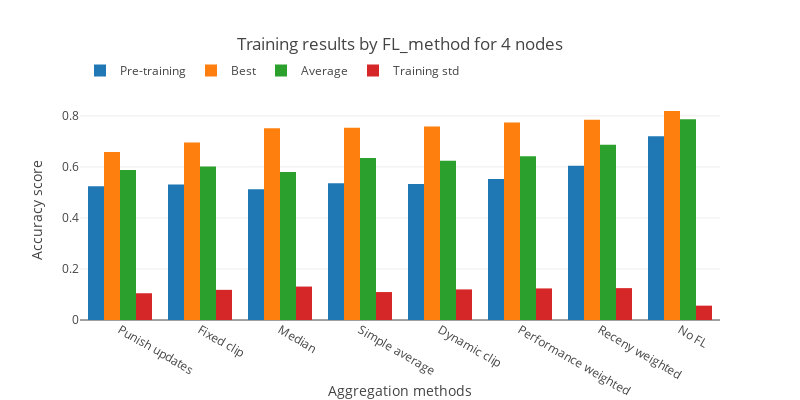

Notebook code cell kept with this figure:
### Code cell
fig=go.Figure()
fig.add_trace(go.Bar(x=processed_aggregation_names, y=total_average_pre_training,name="Pre-training"))
fig.add_trace(go.Bar(x=processed_aggregation_names, y=total_average_best_score,name="Best"))
fig.add_trace(go.Bar(x=processed_aggregation_names, y=total_average_average_scores,name="Average"))
fig.add_trace(go.Bar(x=processed_aggregation_names, y=total_average_std_scores,name="Training std"))
fig.update_layout(template="none", title=f"Training results by {plot_file_term} for {NODE_COUNT} nodes",
                  width=800,height=400,legend=dict( orientation="h",y=1.2))
fig.update_xaxes(title="Aggregation methods")
fig.update_yaxes(title="Accuracy score")
fig.write_image(f"./../figs/Training_results_by_{plot_file_term}_{NODE_COUNT}_nodes.svg")
fig.show()

### Figure 1 — Plotly figure (JSON) as saved in the notebook; plotly's stock layout.template omitted (floating-point values rounded to 4 significant figures)
{"data": [{"name": "Pre-training", "type": "bar", "x": ["Punish updates", "Fixed clip", "Median", "Simple average", "Dynamic clip", "Performance weighted", "Receny weighted", "No FL"], "y": [0.5247, 0.531, 0.5123, 0.5357, 0.5333, 0.5531, 0.6049, 0.7206]}, {"name": "Best", "type": "bar", "x": ["Punish updates", "Fixed clip", "Median", "Simple average", "Dynamic clip", "Performance weighted", "Receny weighted", "No FL"], "y": [0.6586, 0.6954, 0.7514, 0.7532, 0.7586, 0.7737, 0.785, 0.8192]}, {"name": "Average", "type": "bar", "x": ["Punish updates", "Fixed clip", "Median", "Simple average", "Dynamic clip", "Performance weighted", "Receny weighted", "No FL"], "y": [0.5875, 0.602, 0.58, 0.6345, 0.6245, 0.6421, 0.6871, 0.7868]}, {"name": "Training std", "type": "bar", "x": ["Punish updates", "Fixed clip", "Median", "Simple average", "Dynamic clip", "Performance weighted", "Receny weighted", "No FL"], "y": [0.1049, 0.1182, 0.1311, 0.1096, 0.1199, 0.1238, 0.1249, 0.05626]}], "layout": {"height": 400, "legend": {"orientation": "h", "y": 1.2}, "title": {"text": "Training results by FL_method for 4 nodes"}, "width": 800, "xaxis": {"title": {"text": "Aggregation methods"}}, "yaxis": {"title": {"text": "Accuracy score"}}}}
